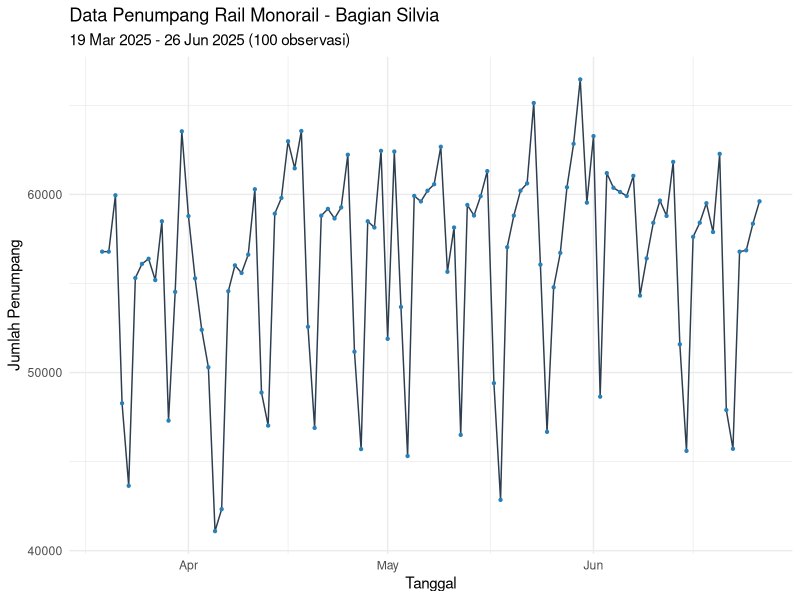
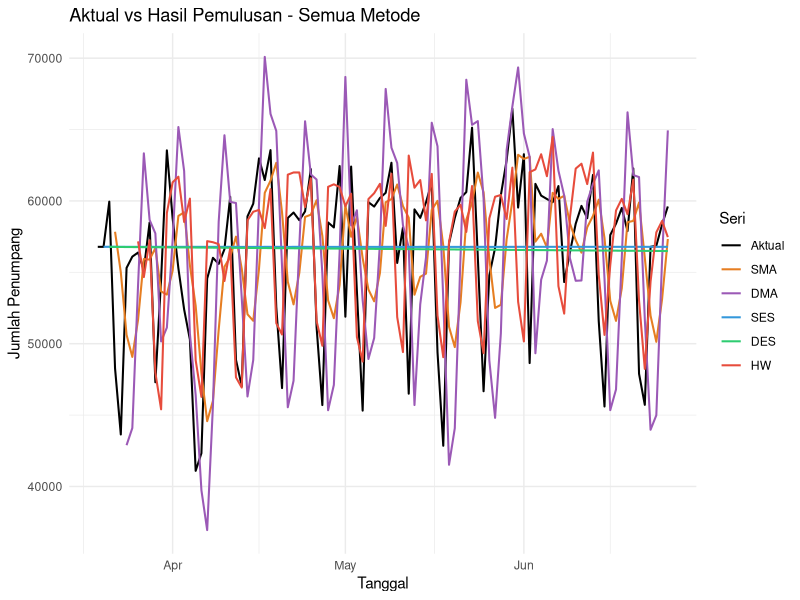

These charts were generated, in order, by the following R code:
## ---- chunk 1
knitr::opts_chunk$set(echo = TRUE, warning = FALSE, message = FALSE, fig.width = 9, fig.height = 4.5)
library(forecast)
library(ggplot2)
library(reshape2)
## ---- chunk 2
df <- read.csv("silvia_data.csv", stringsAsFactors = FALSE)
df$date <- as.Date(df$date)
n <- nrow(df)
y <- ts(df$penumpang, frequency = 7)   # frekuensi 7 = pola mingguan

knitr::kable(head(df, 6), caption = "6 observasi pertama data Silvia")
## ---- chunk 3
summary(df$penumpang)
## ---- chunk 4
ggplot(df, aes(x = date, y = penumpang)) +
  geom_line(color = "#2c3e50") +
  geom_point(size = 0.8, color = "#2980b9") +
  labs(title = "Data Penumpang Rail Monorail - Bagian Silvia",
       subtitle = "19 Mar 2025 - 26 Jun 2025 (100 observasi)",
       x = "Tanggal", y = "Jumlah Penumpang") +
  theme_minimal()
## ---- chunk 5
akurasi <- function(actual, fitted) {
  valid <- !is.na(fitted)
  err   <- actual[valid] - fitted[valid]
  data.frame(
    SSE  = sum(err^2),
    MSE  = mean(err^2),
    RMSE = sqrt(mean(err^2)),
    MAPE = mean(abs(err / actual[valid])) * 100,
    n_valid = sum(valid)
  )
}
## ---- chunk 6
m <- 3
sma_raw    <- as.numeric(stats::filter(y, rep(1/m, m), sides = 1))
sma_fitted <- c(NA, head(sma_raw, -1))
akurasi_sma <- akurasi(as.numeric(y), sma_fitted)
akurasi_sma
## ---- chunk 7
Mt  <- as.numeric(stats::filter(y, rep(1/m, m), sides = 1))
Mt2 <- as.numeric(stats::filter(Mt, rep(1/m, m), sides = 1))
at  <- 2 * Mt - Mt2
bt  <- (2 / (m - 1)) * (Mt - Mt2)
dma_level  <- at + bt
dma_fitted <- c(NA, head(dma_level, -1))
akurasi_dma <- akurasi(as.numeric(y), dma_fitted)
akurasi_dma
## ---- chunk 8
ses_model  <- HoltWinters(y, beta = FALSE, gamma = FALSE)
ses_fitted <- c(rep(NA, n - nrow(ses_model$fitted)), ses_model$fitted[, 1])
akurasi_ses <- akurasi(as.numeric(y), ses_fitted)
cat("alpha optimum:", round(ses_model$alpha, 4), "\n")
akurasi_ses
## ---- chunk 9
des_model  <- HoltWinters(y, gamma = FALSE)
des_fitted <- c(rep(NA, n - nrow(des_model$fitted)), des_model$fitted[, 1])
akurasi_des <- akurasi(as.numeric(y), des_fitted)
cat("alpha optimum:", round(des_model$alpha, 4),
    "| beta optimum:", round(des_model$beta, 4), "\n")
akurasi_des
## ---- chunk 10
hw_model  <- HoltWinters(y)
hw_fitted <- c(rep(NA, n - nrow(hw_model$fitted)), hw_model$fitted[, 1])
akurasi_hw <- akurasi(as.numeric(y), hw_fitted)
cat("alpha:", round(hw_model$alpha, 4),
    "| beta:", round(hw_model$beta, 4),
    "| gamma:", round(hw_model$gamma, 4), "\n")
akurasi_hw
## ---- chunk 11
hasil <- rbind(
  cbind(Metode = "SMA (m=3)", akurasi_sma),
  cbind(Metode = "DMA (m=3)", akurasi_dma),
  cbind(Metode = "SES", akurasi_ses),
  cbind(Metode = "DES (Holt)", akurasi_des),
  cbind(Metode = "Holt-Winters", akurasi_hw)
)
hasil <- hasil[order(hasil$RMSE), ]
knitr::kable(hasil, digits = 2, row.names = FALSE,
             caption = "Perbandingan metrik akurasi tiap metode (diurutkan dari terbaik)")
## ---- chunk 12
plot_df <- data.frame(
  date = df$date, Aktual = df$penumpang, SMA = sma_fitted, DMA = dma_fitted,
  SES = ses_fitted, DES = des_fitted, HW = hw_fitted
)
plot_long <- melt(plot_df, id.vars = "date")

ggplot(plot_long, aes(x = date, y = value, color = variable)) +
  geom_line(linewidth = 0.7) +
  scale_color_manual(values = c(Aktual = "black", SMA = "#e67e22",
                                 DMA = "#9b59b6", SES = "#3498db",
                                 DES = "#2ecc71", HW = "#e74c3c")) +
  labs(title = "Aktual vs Hasil Pemulusan - Semua Metode",
       x = "Tanggal", y = "Jumlah Penumpang", color = "Seri") +
  theme_minimal()
## ---- chunk 13
metode_terbaik <- hasil$Metode[1]
